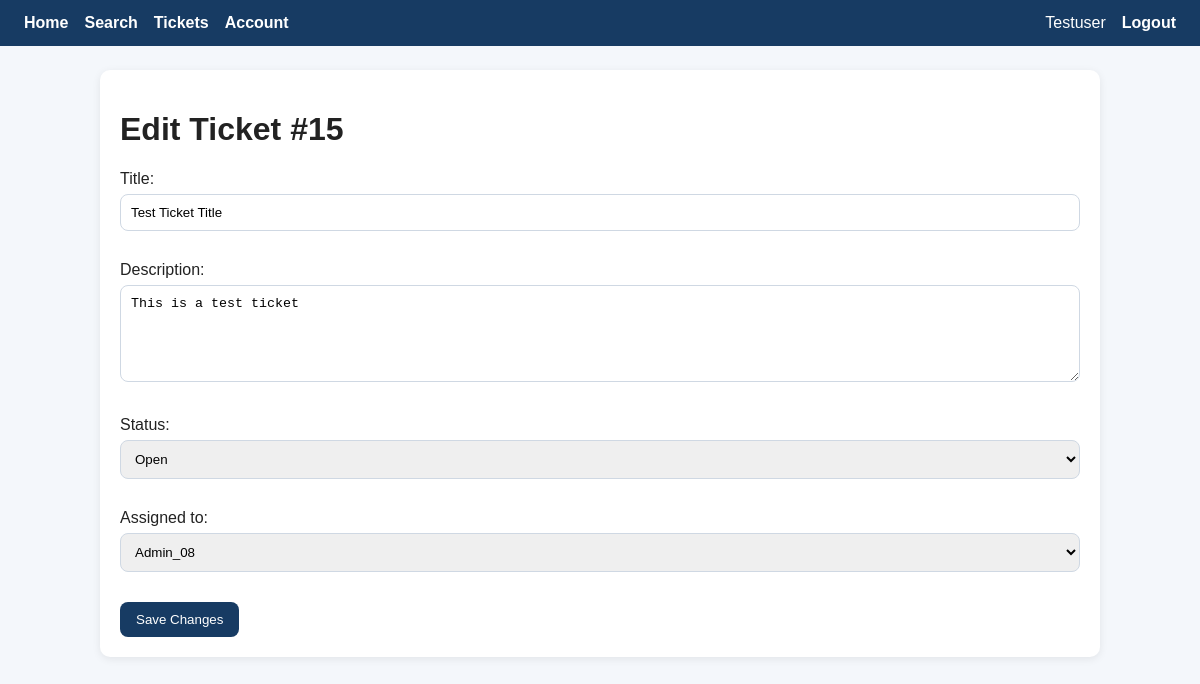
/tickets/15/edit/ (signed in), run on the app's committed database.
### tickets/models.py (models this page shows, shortened)
class Ticket(models.Model):
    STATUS_CHOICES = [
        ('open', 'Open'),
        ('in_progress', 'In Progress'),
        ('closed', 'Closed'),
    ]
    title = models.CharField(max_length=200)
    description = models.TextField()
    status = models.CharField(max_length=20, choices=STATUS_CHOICES, default='open')
    created_at = models.DateTimeField(auto_now_add=True)
    updated_at = models.DateTimeField(auto_now=True)
    created_by = models.ForeignKey(User, on_delete=models.CASCADE, related_name='created_tickets')
    assigned_to = models.ForeignKey(
        User,
        on_delete=models.SET_NULL,
        null=True,
        blank=True,
        related_name='assigned_tickets',
    )

### tickets/views.py (the view)
# urls.py: path('tickets/<int:ticket_id>/edit/', views.ticket_edit, name='ticket_edit'),
@login_required
@require_http_methods(["GET", "POST"])
def ticket_edit(request, ticket_id):
    ticket = get_object_or_404(Ticket, id=ticket_id)
    if request.method == 'POST':
        form = TicketEditForm(request.POST, instance=ticket)
        if form.is_valid():
            update_ticket(
                ticket.id,
                title=form.cleaned_data['title'],
                description=form.cleaned_data['description'],
                status=form.cleaned_data['status'],
                assigned_to=form.cleaned_data['assigned_to'],
            )
            messages.success(request, 'Ticket updated successfully.')
            return redirect('ticket_detail', ticket_id=ticket.id)
    else:
        form = TicketEditForm(instance=ticket)
    return render(request, 'tickets/ticket_edit.html', {'ticket': ticket, 'form': form})

### tickets/forms.py
class TicketEditForm(forms.ModelForm):
    class Meta:
        model = Ticket
        fields = ['title', 'description', 'status', 'assigned_to']
        widgets = {
            'description': forms.Textarea(attrs={'rows': 5}),
        }

### tickets/models.py (called while the page is built)
    @property
    def is_admin(self):
        return self.role == 'admin'

### tickets/templates/tickets/ticket_edit.html (shortened to what this page needs)
{% extends 'tickets/base.html' %}
{% block content %}
<div class="card">
    <h1>Edit Ticket #{{ ticket.id }}</h1>
    <form method="post">
        {{ form.as_p }}
        <button type="submit">Save Changes</button>
    </form>
</div>
{% endblock %}

### tickets/templates/tickets/base.html (shortened to what this page needs)
<!DOCTYPE html>
<html lang="en">
<head>
</head>
<body>
    <nav>
        <a href="{% url 'home' %}">Home</a>
        <a href="{% url 'search' %}">Search</a>
        <a href="{% url 'ticket_list' %}">Tickets</a>
        <a href="{% url 'account' %}">Account</a>
        {% if request.user.is_authenticated %}
            <span>{{ request.user.username }}</span>
            <form method="post" action="{% url 'logout' %}" style="display: inline;">
    <button type="submit" style="background: none; border: none; color: white; font-weight: bold; cursor: pointer; padding: 0; font-size: inherit;">Logout</button>
</form>
        {% endif %}
    </nav>
    <div class="container">
        {% block content %}{% endblock %}
    </div>
</body>
</html>

### tickets/templates/tickets/base.html (style rules this page uses)
body { font-family: Arial, sans-serif; margin: 0; background: #f4f7fb; color: #222; }
nav { background: #173b63; color: white; padding: 14px 24px; display: flex; gap: 16px; align-items: center; }
nav a { color: white; text-decoration: none; font-weight: bold; }
.container { max-width: 1000px; margin: 24px auto; padding: 0 16px; }
.card { background: white; border-radius: 10px; padding: 20px; box-shadow: 0 2px 8px rgba(0,0,0,0.08); margin-bottom: 20px; }
input, textarea, select { width: 100%; padding: 10px; margin-top: 6px; margin-bottom: 14px; border: 1px solid #cfd8e3; border-radius: 8px; box-sizing: border-box; }
button { background: #173b63; color: white; border: none; padding: 10px 16px; border-radius: 8px; cursor: pointer; }

### data on the page
Ticket: id "15", title "Test Ticket Title", description "This is a test ticket", status "Open", assigned_to "Admin_08"

### other printed values
{{ request.user.username }} "Testuser"
